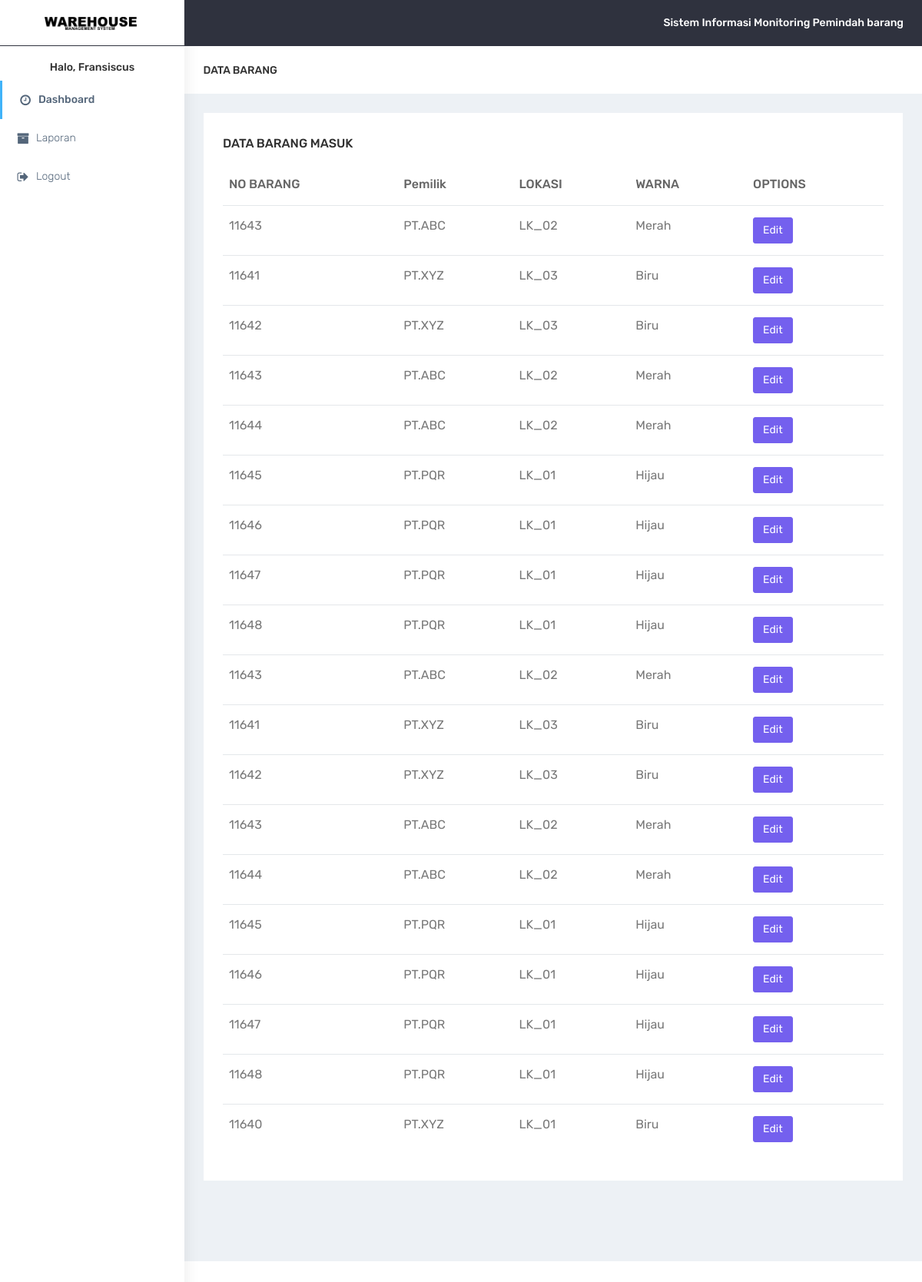
Page /pages/barang/r?m=barang&s=barang (signed in) on the committed database.
### tables this page shows
CREATE TABLE `lokasi_barang` (
  `id` int(11) NOT NULL,
  `lokasi_id` int(11) NOT NULL,
  `barang_id` int(11) NOT NULL,
  `tanggal` date NOT NULL,
  `id_user` int(11) NOT NULL
);

CREATE TABLE `barang` (
  `id` int(11) NOT NULL,
  `id_pemilik` int(11) NOT NULL,
  `warna` varchar(20) NOT NULL
);

CREATE TABLE `pemilik` (
  `id_pemilik` int(50) NOT NULL,
  `nm_pemilik` varchar(100) NOT NULL,
  `alamat_pemilik` varchar(200) NOT NULL
);

CREATE TABLE `lokasi` (
  `id` int(11) NOT NULL,
  `no_lokasi` varchar(50) NOT NULL,
  `warna` varchar(20) NOT NULL
);

### 3rdparty/engine.php (called while the page is built, shortened)
<?php
  class database_daya
  {
    var $server,
        $host,
        $user,
        $password,
        $database;
    function database_daya($db_name = '', $db_password = '', $db_user = '', $db_host = 'localhost', $debug = '')
    {
      $this->host = $db_host;
      $this->user = $db_user;
      $this->password = $db_password;
      $this->database = $db_name;
    }
    function open()
    {
      $this->server = @mysql_connect($this->host, $this->user, $this->password) or die("Couldn't connect to SQL server");
    }
    function query($sql, $debug = 0)
    {
      $result = @mysql_query($sql, $this->server);
      while( $row = @mysql_fetch_array($result) )
        $data[] = $row;
    if(isset($data)){
    return $data;
    }
    }
  };
  $db = new database_daya("proyek1", "", "root", "localhost");
?>

### pages/barang/barang.php (the view, shortened to what this page needs)
<div class="container-fluid">
    <div class="row bg-title">
        <div class="col-lg-3 col-md-4 col-sm-4 col-xs-12">
            <h4 class="page-title">Data Barang</h4></div>
        <div class="col-lg-9 col-sm-8 col-md-8 col-xs-12">
        </div>
    </div>
    <div class="row">
        <div class="col-md-12 col-lg-12 col-sm-12">
            <div class="white-box">
                <h3 class="box-title">Data Barang Masuk</h3>
                <div class="table-responsive">
                    <table class="table">
                        <thead>
                            <tr>
                                <th>NO BARANG</th>
                                <th>Pemilik</th>
                                <th>LOKASI</th>
                                <th>WARNA</th>
                                <th>OPTIONS</th>
                            </tr>
                        </thead>
                        <tbody>
                            <?php
                                $data = $db->query(
                                "SELECT *,
                                    b.id AS barang_id, c.no_lokasi AS no_lokasi, b.warna AS warna, a.id AS id
                                    FROM lokasi_barang a
                                    JOIN barang b
                                    JOIN lokasi c ON a.barang_id=b.id AND a.lokasi_id=c.id
                                    JOIN pemilik d ON b.id_pemilik = d.id_pemilik"
                                    , 0);
                                for ($i =0; $i < count($data); $i++) {
                            ?>
                            <tr>
                                <td class="txt-oflo"><?php echo $data[$i]['barang_id'] ?></td>
                                <td><?php echo $data[$i]['nm_pemilik'] ?></td>
                                <td><?php echo $data[$i]['no_lokasi'] ?></td>
                                <td><?php echo $data[$i]['warna'] ?></td>
                                <td><a href="r?m=barang&s=barang_edit&id=<?php echo $data[$i]['id'] ?>&id_barang=<?php echo $data[$i]['barang_id'] ?>" class="btn btn-primary">Edit</a></td>
                            </tr>
                            <?php } ?>
                        </tbody>
                    </table>
                </div>
            </div>
        </div>
    </div>
</div>

### assets/css/colors/default.css (style rules this page uses)
body { background: #fff; }

### index.php (style rules this page uses)
html, body { min-height: 100%; }

### rows in the picture
lokasi_barang: barang "11643", pemilik.nm_pemilik "PT.ABC", lokasi.no_lokasi "LK_02", barang.warna "Merah"
lokasi_barang: barang "11641", pemilik.nm_pemilik "PT.XYZ", lokasi.no_lokasi "LK_03", barang.warna "Biru"
lokasi_barang: barang "11642", pemilik.nm_pemilik "PT.XYZ", lokasi.no_lokasi "LK_03", barang.warna "Biru"
lokasi_barang: barang "11643", pemilik.nm_pemilik "PT.ABC", lokasi.no_lokasi "LK_02", barang.warna "Merah"
lokasi_barang: barang "11644", pemilik.nm_pemilik "PT.ABC", lokasi.no_lokasi "LK_02", barang.warna "Merah"
lokasi_barang: barang "11645", pemilik.nm_pemilik "PT.PQR", lokasi.no_lokasi "LK_01", barang.warna "Hijau"
lokasi_barang: barang "11646", pemilik.nm_pemilik "PT.PQR", lokasi.no_lokasi "LK_01", barang.warna "Hijau"
lokasi_barang: barang "11647", pemilik.nm_pemilik "PT.PQR", lokasi.no_lokasi "LK_01", barang.warna "Hijau"
lokasi_barang: barang "11648", pemilik.nm_pemilik "PT.PQR", lokasi.no_lokasi "LK_01", barang.warna "Hijau"
lokasi_barang: barang "11643", pemilik.nm_pemilik "PT.ABC", lokasi.no_lokasi "LK_02", barang.warna "Merah"
lokasi_barang: barang "11641", pemilik.nm_pemilik "PT.XYZ", lokasi.no_lokasi "LK_03", barang.warna "Biru"
lokasi_barang: barang "11642", pemilik.nm_pemilik "PT.XYZ", lokasi.no_lokasi "LK_03", barang.warna "Biru"
lokasi_barang: barang "11643", pemilik.nm_pemilik "PT.ABC", lokasi.no_lokasi "LK_02", barang.warna "Merah"
lokasi_barang: barang "11644", pemilik.nm_pemilik "PT.ABC", lokasi.no_lokasi "LK_02", barang.warna "Merah"
lokasi_barang: barang "11645", pemilik.nm_pemilik "PT.PQR", lokasi.no_lokasi "LK_01", barang.warna "Hijau"
lokasi_barang: barang "11646", pemilik.nm_pemilik "PT.PQR", lokasi.no_lokasi "LK_01", barang.warna "Hijau"
lokasi_barang: barang "11647", pemilik.nm_pemilik "PT.PQR", lokasi.no_lokasi "LK_01", barang.warna "Hijau"
lokasi_barang: barang "11648", pemilik.nm_pemilik "PT.PQR", lokasi.no_lokasi "LK_01", barang.warna "Hijau"
lokasi_barang: barang "11640", pemilik.nm_pemilik "PT.XYZ", lokasi.no_lokasi "LK_01", barang.warna "Biru"

### other values in the picture
$_SESSION['nama'] "Fransiscus"
